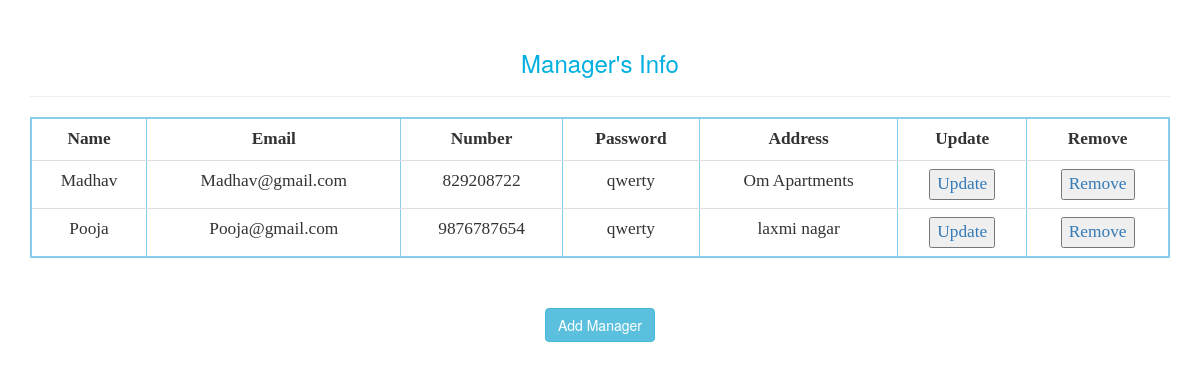
Screenshot of /admin/manager.php with the database file from the repository.
### tables this page shows
CREATE TABLE `registration` (
  `id` int(11) NOT NULL,
  `name` varchar(50) NOT NULL,
  `email` varchar(50) NOT NULL,
  `password` varchar(30) NOT NULL,
  `num` varchar(12) NOT NULL,
  `userType` varchar(30) NOT NULL,
  `manager_name` varchar(50) NOT NULL,
  `agent_name` varchar(30) NOT NULL,
  `address` varchar(60) NOT NULL
);

### admin/manager.php (the view, shortened to what this page needs)
<?php
include "db.php";
?>
<!DOCTYPE html>
<html>
<head>
<link type="text/css" rel="stylesheet" href="../css/bootstrap.css"/>
</head>
<body>
<div class="container" >
<div class="row">
<div class="col-sm-12" style="margin-top: 30px" >
<h3 align="center"><font color="sky blue"> Manager's Info<hr>
<?php echo @$_GET['mremove']; ?></font></h3>
<div class="table-responsive">
<table class="table table-hover " border="2px solid green" cellspacing="0px" cellpadding="10px" align="center" style="border: 2px solid skyblue; font-family: comic; font-size: 13pt; ">
<tr >
<th> <center> Name </center> </th>
<th> <center>Email </center> </th>
<th> <center>Number </th>
<th> <center>Password </th>
<th> <center>Address </th>
<th> <center>Update </th>
<th> <center>Remove </th>
</tr>
<?php
$qwery = "SELECT * from registration where userType='manager'";
$run = mysqli_query($con, $qwery);
while ($row = mysqli_fetch_array($run, MYSQLI_BOTH)) {
echo "<form action='manager.php' method='POST'>
<tr>
<td><center> $row[name]  </center></td>
<td><center> $row[email] </center></td>
<td><center> $row[num] </center></td>
<td><center> $row[password]</center> </td>
<td><center> $row[address] </center></td>
<td><center><a href='manager_update.php?id=$row[id]'> <button >Update </a></button> </center></td>
<td><center><a href='manager_delete.php?mid=$row[id]'> <button>Remove </a></button> </center></td>
";
}
  echo "</form></table>";
?>
</div>
</div>
</div>
<div class="row">
<div class="col-sm-12" style="margin-top: 30px">
<p align="center"><button type="button" class="btn btn-info" onclick="myFunction()" >Add Manager</button></p>
 </div></div>
</div>
</body>
</html>

### rows the page displays
registration: name "Madhav", email "Madhav@gmail.com", num "829208722", password "qwerty", address "Om Apartments"
registration: name "Pooja", email "Pooja@gmail.com", num "9876787654", password "qwerty", address "laxmi nagar"
